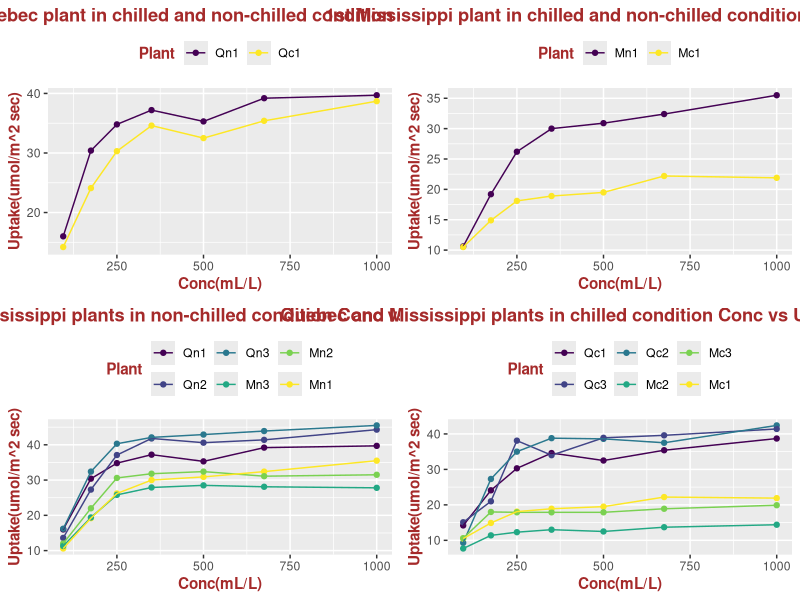

Write R code to recreate this figure.
data() #Loads built in datasets.
View(CO2)  #Loading dataset.
factor(CO2$Type)
Qn1=subset(CO2,Plant=="Qn1")#1st Quebec plant to place in nonchilled condition data.frame
Qc1=subset(CO2,Plant=="Qc1")  #1st Quebec plant to place in chilled condition data.frame
#1st Mississippi plant in non-chilled condition
Mn1=subset(CO2,Plant=="Mn1") 
Mc1=subset(CO2,Plant=="Mc1") #1st mississippi plant in chilled condition
#All plants non-chilled condition.
Nc=subset(CO2,Treatment=="nonchilled")  
Cc=subset(CO2,Treatment=="chilled")     #All plants in chilled condition
library(ggplot2)
#1st plot (which is of Quebec plant in different condition  conc vs uptake graph)
p1<-ggplot(data=rbind(Qn1,Qc1),mapping=aes(x=conc,y=uptake,color=Plant))+
   geom_point()+
   geom_line()+
   labs(title="1st Quebec plant in chilled and non-chilled condition comparison",x="Conc(mL/L)",y="Uptake(umol/m^2 sec)")+
   theme(legend.position="top",
         legend.title=element_text(face="bold",color="brown"),
         plot.title=element_text(hjust=0.5,face="bold",color="brown"),
         axis.title.x = element_text(face="bold",color="brown"),
         axis.title.y = element_text(face="bold",color="brown")
     )  
#2nd plot (which is of Mississippi plant in different condition  conc vs uptake graph)
p2<-ggplot(data=rbind(Mn1,Mc1),mapping=aes(x=conc,y=uptake,color=Plant))+
  geom_point()+
  geom_line()+
  labs(title="1st Mississippi plant in chilled and non-chilled condition comparison",x="Conc(mL/L)",y="Uptake(umol/m^2 sec)")+
  theme(legend.position="top",
        legend.title=element_text(face="bold",color="brown"),
        plot.title=element_text(hjust=0.5,face="bold",color="brown"),
        axis.title.x = element_text(face="bold",color="brown"),
        axis.title.y = element_text(face="bold",color="brown") 
    )
#3rd plot (which is of all plants in non-chilled condition conc vs uptake graph)

p3<-ggplot(data=Nc,mapping = aes(x=conc,y=uptake,color=Plant))+
  geom_point()+
  geom_line()+
  labs(title="Quebec and Mississippi plants in non-chilled condition Conc vs Uptake comparison",x="Conc(mL/L)",y="Uptake(umol/m^2 sec)")+
  theme(legend.position="top",
        legend.title=element_text(face="bold",color="brown"),
        plot.title=element_text(hjust=0.5,face="bold",color="brown"),
        axis.title.x = element_text(face="bold",color="brown"),
        axis.title.y = element_text(face="bold",color="brown") 
    )
#4th plot(which is of all plants in chilled condition conc vs uptake graph)
p4<-ggplot(data=Cc,mapping=aes(x=conc,y=uptake,color=Plant))+
  geom_point()+
  geom_line()+
  labs(title="Quebec and Mississippi plants in chilled condition Conc vs Uptake comparison",x="Conc(mL/L)",y="Uptake(umol/m^2 sec)")+
  theme(legend.position="top",
        legend.title=element_text(face="bold",color="brown"),
        plot.title=element_text(hjust=0.5,face="bold",color="brown"),
        axis.title.x = element_text(face="bold",color="brown"),
        axis.title.y = element_text(face="bold",color="brown") 
   )
#Combining all the plots in one page
#The easiest way to do this is using multiplot() from easyGgplot2 package.
#But unfortunately easyGgplot2 is not available for my R version(version-4.1.2)
#Alternative functions are ggarrange()[ggpubr package],grid.arrange()[gridExtra package],plot_grid()[cowplot package].
#You can install any package but I'll install ggpubr because it'll automatically install gridExtra and cowplot package .
#I will use ggarrange(). 
install.packages("ggpubr") #Installing package
library(ggpubr)            #Loading package
ggarrange(p1,p2,p3,p4,ncol=2,nrow=2)







